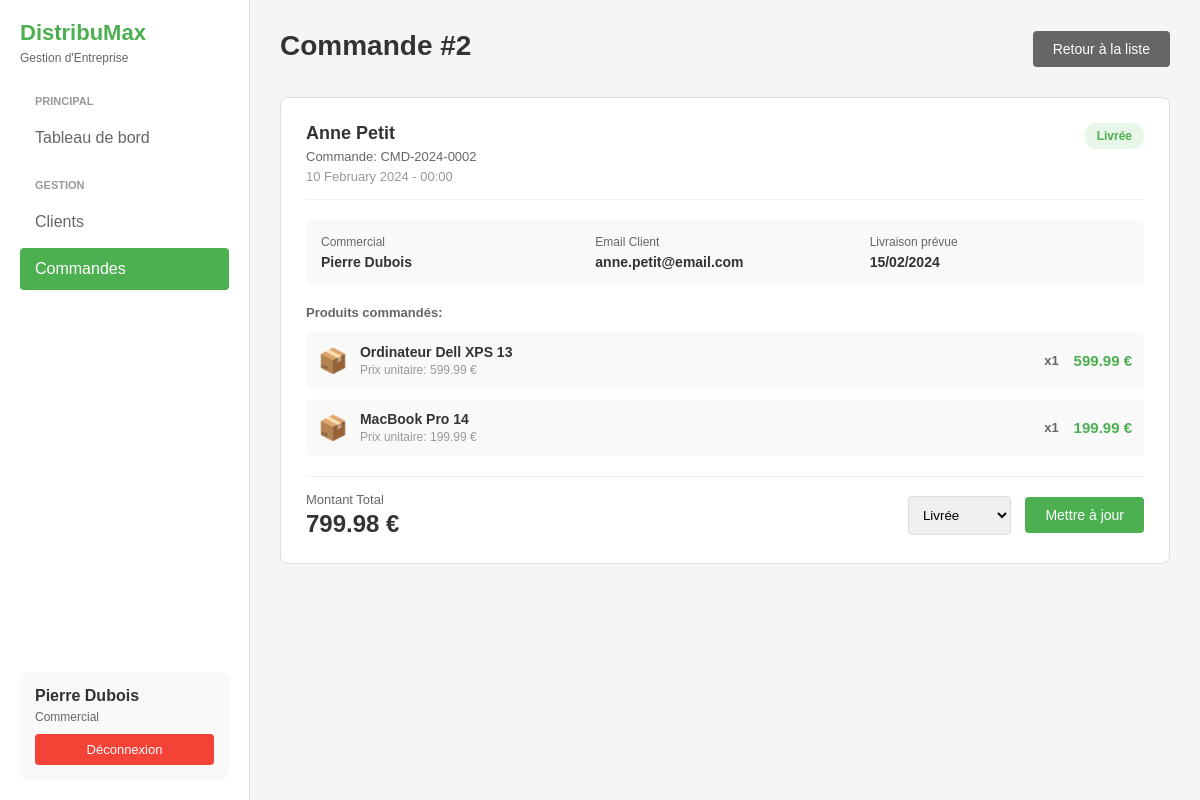
Page /pages/commandes.php?action=view&id=2 (signed in) on the committed database.
### tables this page shows
CREATE TABLE IF NOT EXISTS commandes (
    id INT AUTO_INCREMENT PRIMARY KEY,
    client_id INT NOT NULL,
    commercial_id INT,
    montant_total DECIMAL(10, 2) NOT NULL DEFAULT 0,
    remise_pourcentage DECIMAL(5, 2) DEFAULT 0,
    montant_final DECIMAL(10, 2) NOT NULL DEFAULT 0,
    statut ENUM('en_attente', 'validee', 'livree', 'annulee') DEFAULT 'en_attente',
    date_commande TIMESTAMP DEFAULT CURRENT_TIMESTAMP,
    date_livraison DATE,
    FOREIGN KEY (client_id) REFERENCES clients(id) ON DELETE RESTRICT,
    FOREIGN KEY (commercial_id) REFERENCES utilisateurs(id) ON DELETE SET NULL,
    INDEX idx_client (client_id),
    INDEX idx_commercial (commercial_id),
    INDEX idx_statut (statut),
    INDEX idx_date (date_commande)
);

CREATE TABLE IF NOT EXISTS clients (
    id INT AUTO_INCREMENT PRIMARY KEY,
    nom VARCHAR(100) NOT NULL,
    prenom VARCHAR(100) NOT NULL,
    email VARCHAR(150) NOT NULL UNIQUE,
    telephone VARCHAR(20),
    adresse TEXT,
    ville VARCHAR(100),
    code_postal VARCHAR(10),
    commercial_id INT,
    actif BOOLEAN DEFAULT TRUE,
    created_at TIMESTAMP DEFAULT CURRENT_TIMESTAMP,
    updated_at TIMESTAMP DEFAULT CURRENT_TIMESTAMP ON UPDATE CURRENT_TIMESTAMP,
    FOREIGN KEY (commercial_id) REFERENCES utilisateurs(id) ON DELETE SET NULL,
    INDEX idx_commercial (commercial_id)
);

CREATE TABLE IF NOT EXISTS details_commande (
    id INT AUTO_INCREMENT PRIMARY KEY,
    commande_id INT NOT NULL,
    produit_id INT NOT NULL,
    quantite INT NOT NULL,
    prix_unitaire DECIMAL(10, 2) NOT NULL,
    sous_total DECIMAL(10, 2) NOT NULL,
    FOREIGN KEY (commande_id) REFERENCES commandes(id) ON DELETE CASCADE,
    FOREIGN KEY (produit_id) REFERENCES produits(id) ON DELETE RESTRICT,
    INDEX idx_commande (commande_id),
    INDEX idx_produit (produit_id)
);

CREATE TABLE IF NOT EXISTS produits (
    id INT AUTO_INCREMENT PRIMARY KEY,
    nom VARCHAR(150) NOT NULL,
    description TEXT,
    prix_unitaire DECIMAL(10, 2) NOT NULL,
    stock_actuel INT DEFAULT 0,
    stock_min INT DEFAULT 10,
    categorie VARCHAR(100),
    actif BOOLEAN DEFAULT TRUE,
    created_at TIMESTAMP DEFAULT CURRENT_TIMESTAMP,
    updated_at TIMESTAMP DEFAULT CURRENT_TIMESTAMP ON UPDATE CURRENT_TIMESTAMP,
    INDEX idx_stock (stock_actuel),
    INDEX idx_categorie (categorie)
);

### pages/commandes.php (the view, shortened to what the rows shown need)
<?php
require_once __DIR__ . '/../controllers/CommandeController.php';
$controller = new CommandeController();
$controller->handleRequest();
$action = $controller->getAction();
$commande = $controller->getCommande();
$details = $controller->getDetails();
$commandes = $controller->getCommandes();
$filterStatut = $controller->getFilterStatut();
$search = $controller->getSearch();
require_once __DIR__ . '/../includes/header.php';
?>
<?php if ($action === 'list'): ?>
    <div class="header">
        <h1>Gestion des Commandes</h1>
        <div class="header-buttons">
            <a href="commandes.php?action=add" class="btn-primary">+ Nouvelle Commande</a>
        </div>
    </div>
    <div class="toolbar">
        <div class="status-tabs">
            <a href="commandes.php" class="status-tab <?php echo empty($filterStatut) ? 'active' : ''; ?>">Toutes</a>
            <a href="commandes.php?statut=en_attente" class="status-tab <?php echo $filterStatut === 'en_attente' ? 'active' : ''; ?>">En Attente</a>
            <a href="commandes.php?statut=validee" class="status-tab <?php echo $filterStatut === 'validee' ? 'active' : ''; ?>">Validées</a>
            <a href="commandes.php?statut=livree" class="status-tab <?php echo $filterStatut === 'livree' ? 'active' : ''; ?>">Livrées</a>
            <a href="commandes.php?statut=annulee" class="status-tab <?php echo $filterStatut === 'annulee' ? 'active' : ''; ?>">Annulées</a>
        </div>
        <form method="GET" action="" class="search-box">
            <input type="text" name="search" placeholder="Rechercher une commande..." value="<?php echo htmlspecialchars($search); ?>">
            <button type="submit" class="action-btn">Rechercher</button>
        </form>
    </div>
    <div class="orders-list">
        <?php if (empty($commandes)): ?>
            <div class="alert alert-info">Aucune commande trouvée.</div>
        <?php else: ?>
            <?php foreach ($commandes as $cmd): ?>
                <?php $cmdDetails = $controller->getCommandeDetails($cmd['id']); ?>
                <div class="order-card">
                    <div class="order-header">
                        <div class="order-info">
                            <h3><?php echo htmlspecialchars($cmd['client_nom']); ?></h3>
                            <div class="order-id">Commande: CMD-<?php echo date('Y', strtotime($cmd['date_commande'])); ?>-<?php echo str_pad($cmd['id'], 4, '0', STR_PAD_LEFT); ?></div>
                            <div class="order-date"><?php echo date('d F Y - H:i', strtotime($cmd['date_commande'])); ?></div>
                        </div>
                        <span class="status-badge <?php echo CommandeController::getStatusClass($cmd['statut']); ?>">
                            <?php echo CommandeController::getStatusText($cmd['statut']); ?>
                        </span>
                    </div>
                    <div class="order-details">
                        <div class="detail-item">
                            <span class="detail-label">Commercial</span>
                            <span class="detail-value"><?php echo htmlspecialchars($cmd['commercial_nom']); ?></span>
                        </div>
                        <div class="detail-item">
                            <span class="detail-label">Articles</span>
                            <span class="detail-value"><?php echo count($cmdDetails); ?> produit(s)</span>
                        </div>
                        <div class="detail-item">
                            <span class="detail-label">Livraison</span>
                            <span class="detail-value"><?php echo $cmd['date_livraison'] ? date('d/m/Y', strtotime($cmd['date_livraison'])) : 'Non définie'; ?></span>
                        </div>
                        <?php if ($cmd['remise_pourcentage'] > 0): ?>
                        <div class="detail-item">
                            <span class="detail-label">Remise</span>
                            <span class="detail-value"><?php echo number_format($cmd['remise_pourcentage'], 0); ?>%</span>
                        </div>
                        <?php endif; ?>
                    </div>
                    <?php if (!empty($cmdDetails)): ?>
                    <div class="products-section">
                        <div class="products-title">Produits commandés:</div>
                        <div class="products-list">
                            <?php foreach ($cmdDetails as $detail): ?>
                            <div class="product-item">
                                <div class="product-info">
                                    <div class="product-icon">📦</div>
                                    <div class="product-details">
                                        <h4><?php echo htmlspecialchars($detail['produit_nom']); ?></h4>
                                        <div class="product-code">Prix unitaire: <?php echo number_format($detail['prix_unitaire'], 2); ?> €</div>
                                    </div>
                                </div>
                                <div class="product-quantity">
                                    <span class="qty">x<?php echo $detail['quantite']; ?></span>
                                    <span class="price"><?php echo number_format($detail['sous_total'], 2); ?> €</span>
                                </div>
                            </div>
                            <?php endforeach; ?>
                        </div>
                    </div>
                    <?php endif; ?>
                    <div class="order-footer">
                        <div class="total">
                            <span class="total-label">Montant Total</span>
                            <span class="total-value"><?php echo number_format($cmd['montant_final'], 2); ?> €</span>
                        </div>
                        <div class="order-actions">
                            <a href="commandes.php?action=view&id=<?php echo $cmd['id']; ?>" class="action-btn">Voir</a>
                            <form method="POST" action="" style="display: inline;">
                                <input type="hidden" name="action" value="update_statut">
                                <input type="hidden" name="id" value="<?php echo $cmd['id']; ?>">
                                <select name="statut" onchange="this.form.submit()" style="padding: 8px; border-radius: 4px; border: 1px solid #ddd;">
                                    <option value="en_attente" <?php echo $cmd['statut'] === 'en_attente' ? 'selected' : ''; ?>>En attente</option>
                                    <option value="validee" <?php echo $cmd['statut'] === 'validee' ? 'selected' : ''; ?>>Validée</option>
                                    <option value="livree" <?php echo $cmd['statut'] === 'livree' ? 'selected' : ''; ?>>Livrée</option>
                                    <option value="annulee" <?php echo $cmd['statut'] === 'annulee' ? 'selected' : ''; ?>>Annulée</option>
                                </select>
                            </form>
                        </div>
                    </div>
                </div>
            <?php endforeach; ?>
        <?php endif; ?>
    </div>
<?php elseif ($action === 'view' && $commande): ?>
    <div class="header">
        <h1>Commande #<?php echo $commande['id']; ?></h1>
        <a href="commandes.php" class="btn-secondary">Retour à la liste</a>
    </div>
    <div class="order-card">
        <div class="order-header">
            <div class="order-info">
                <h3><?php echo htmlspecialchars($commande['client_nom']); ?></h3>
                <div class="order-id">Commande: CMD-<?php echo date('Y', strtotime($commande['date_commande'])); ?>-<?php echo str_pad($commande['id'], 4, '0', STR_PAD_LEFT); ?></div>
                <div class="order-date"><?php echo date('d F Y - H:i', strtotime($commande['date_commande'])); ?></div>
            </div>
            <span class="status-badge <?php echo CommandeController::getStatusClass($commande['statut']); ?>">
                <?php echo CommandeController::getStatusText($commande['statut']); ?>
            </span>
        </div>
        <div class="order-details">
            <div class="detail-item">
                <span class="detail-label">Commercial</span>
                <span class="detail-value"><?php echo htmlspecialchars($commande['commercial_nom']); ?></span>
            </div>
            <div class="detail-item">
                <span class="detail-label">Email Client</span>
                <span class="detail-value"><?php echo htmlspecialchars($commande['client_email']); ?></span>
            </div>
            <div class="detail-item">
                <span class="detail-label">Livraison prévue</span>
                <span class="detail-value"><?php echo $commande['date_livraison'] ? date('d/m/Y', strtotime($commande['date_livraison'])) : 'Non définie'; ?></span>
            </div>
        </div>
        <div class="products-section">
            <div class="products-title">Produits commandés:</div>
            <div class="products-list">
                <?php foreach ($details as $detail): ?>
                <div class="product-item">
                    <div class="product-info">
                        <div class="product-icon">📦</div>
                        <div class="product-details">
                            <h4><?php echo htmlspecialchars($detail['produit_nom']); ?></h4>
                            <div class="product-code">Prix unitaire: <?php echo number_format($detail['prix_unitaire'], 2); ?> €</div>
                        </div>
                    </div>
                    <div class="product-quantity">
                        <span class="qty">x<?php echo $detail['quantite']; ?></span>
                        <span class="price"><?php echo number_format($detail['sous_total'], 2); ?> €</span>
                    </div>
                </div>
                <?php endforeach; ?>
            </div>
        </div>
        <div class="order-footer">
            <div class="total">
                <span class="total-label">Montant Total</span>
                <span class="total-value"><?php echo number_format($commande['montant_final'], 2); ?> €</span>
            </div>
            <div class="order-actions">
                <form method="POST" action="">
                    <select name="statut" style="padding: 10px; border-radius: 4px; border: 1px solid #ddd; margin-right: 10px;">
                        <option value="livree" <?php echo $commande['statut'] === 'livree' ? 'selected' : ''; ?>>Livrée</option>
                    </select>
                    <button type="submit" class="btn-primary">Mettre à jour</button>
                </form>
            </div>
        </div>
    </div>
<?php endif; ?>
<?php require_once __DIR__ . '/../includes/footer.php'; ?>

### rows in the picture
commandes: id "2", date_commande "2024", id "0002", date_commande "10 February 2024 - 00:00", statut "Livrée", client.email "anne.petit@email.com", date_livraison "15/02/2024", montant_final "799.98"
details_commande: produit.nom "Ordinateur Dell XPS 13", prix_unitaire "599.99", quantite "1", sous_total "599.99"
details_commande: produit.nom "MacBook Pro 14", prix_unitaire "199.99", quantite "1", sous_total "199.99"

### other values in the picture
$_SESSION['user_prenom'] . ' ' . $_SESSION['user_nom'] "Pierre Dubois"
$_SESSION['user_role'] "Commercial"
$commande['client_nom'] "Anne Petit"
$commande['commercial_nom'] "Pierre Dubois"
